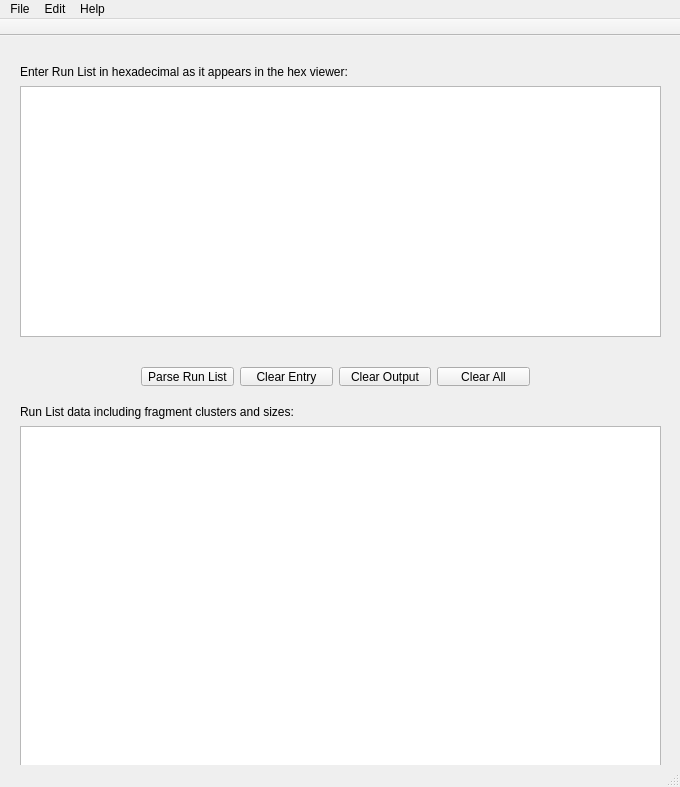
<?xml version="1.0" encoding="UTF-8"?>
<ui version="4.0">
 <class>MainWindow</class>
 <widget class="QMainWindow" name="MainWindow">
  <property name="geometry">
   <rect>
    <x>0</x>
    <y>0</y>
    <width>680</width>
    <height>787</height>
   </rect>
  </property>
  <property name="windowTitle">
   <string>Run List Parser v 3.0</string>
  </property>
  <widget class="QWidget" name="centralWidget">
   <widget class="QLabel" name="label">
    <property name="geometry">
     <rect>
      <x>20</x>
      <y>20</y>
      <width>411</width>
      <height>31</height>
     </rect>
    </property>
    <property name="styleSheet">
     <string notr="true">font: 11pt &quot;MS Shell Dlg 2&quot;;</string>
    </property>
    <property name="text">
     <string>Enter Run List in hexadecimal as it appears in the hex viewer:</string>
    </property>
   </widget>
   <widget class="QTextEdit" name="textEdit">
    <property name="geometry">
     <rect>
      <x>20</x>
      <y>50</y>
      <width>641</width>
      <height>251</height>
     </rect>
    </property>
   </widget>
   <widget class="QTextEdit" name="textEdit_2">
    <property name="geometry">
     <rect>
      <x>20</x>
      <y>390</y>
      <width>641</width>
      <height>341</height>
     </rect>
    </property>
    <property name="readOnly">
     <bool>false</bool>
    </property>
    <property name="html">
     <string>&lt;!DOCTYPE HTML PUBLIC &quot;-//W3C//DTD HTML 4.0//EN&quot; &quot;http://www.w3.org/TR/REC-html40/strict.dtd&quot;&gt;
&lt;html&gt;&lt;head&gt;&lt;meta name=&quot;qrichtext&quot; content=&quot;1&quot; /&gt;&lt;style type=&quot;text/css&quot;&gt;
p, li { white-space: pre-wrap; }
&lt;/style&gt;&lt;/head&gt;&lt;body style=&quot; font-family:'MS Shell Dlg 2'; font-size:8.25pt; font-weight:400; font-style:normal;&quot;&gt;
&lt;p style=&quot;-qt-paragraph-type:empty; margin-top:0px; margin-bottom:0px; margin-left:0px; margin-right:0px; -qt-block-indent:0; text-indent:0px;&quot;&gt;&lt;br /&gt;&lt;/p&gt;&lt;/body&gt;&lt;/html&gt;</string>
    </property>
    <property name="textInteractionFlags">
     <set>Qt::LinksAccessibleByKeyboard|Qt::LinksAccessibleByMouse|Qt::TextBrowserInteraction|Qt::TextEditable|Qt::TextEditorInteraction|Qt::TextSelectableByKeyboard|Qt::TextSelectableByMouse</set>
    </property>
   </widget>
   <widget class="QLabel" name="label_2">
    <property name="geometry">
     <rect>
      <x>20</x>
      <y>365</y>
      <width>341</width>
      <height>21</height>
     </rect>
    </property>
    <property name="styleSheet">
     <string notr="true">font: 11pt &quot;MS Shell Dlg 2&quot;;</string>
    </property>
    <property name="text">
     <string>Run List data including fragment clusters and sizes:</string>
    </property>
   </widget>
   <widget class="QWidget" name="layoutWidget">
    <property name="geometry">
     <rect>
      <x>130</x>
      <y>320</y>
      <width>411</width>
      <height>41</height>
     </rect>
    </property>
    <layout class="QHBoxLayout" name="horizontalLayout">
     <item>
      <widget class="QPushButton" name="parseRunListButton">
       <property name="styleSheet">
        <string notr="true">font: 10pt &quot;MS Shell Dlg 2&quot;;</string>
       </property>
       <property name="text">
        <string>Parse Run List</string>
       </property>
      </widget>
     </item>
     <item>
      <widget class="QPushButton" name="pushButton_2">
       <property name="styleSheet">
        <string notr="true">font: 10pt &quot;MS Shell Dlg 2&quot;;</string>
       </property>
       <property name="text">
        <string>Clear Entry</string>
       </property>
      </widget>
     </item>
     <item>
      <widget class="QPushButton" name="pushButton_4">
       <property name="styleSheet">
        <string notr="true">font: 10pt &quot;MS Shell Dlg 2&quot;;</string>
       </property>
       <property name="text">
        <string>Clear Output</string>
       </property>
      </widget>
     </item>
     <item>
      <widget class="QPushButton" name="pushButton_3">
       <property name="styleSheet">
        <string notr="true">font: 10pt &quot;MS Shell Dlg 2&quot;;</string>
       </property>
       <property name="text">
        <string>Clear All</string>
       </property>
      </widget>
     </item>
    </layout>
   </widget>
  </widget>
  <widget class="QMenuBar" name="menuBar">
   <property name="geometry">
    <rect>
     <x>0</x>
     <y>0</y>
     <width>680</width>
     <height>21</height>
    </rect>
   </property>
   <widget class="QMenu" name="menuRun_List_Parser_V3_0">
    <property name="title">
     <string>File</string>
    </property>
    <addaction name="actionOpen"/>
    <addaction name="actionSave"/>
    <addaction name="actionExit"/>
    <addaction name="separator"/>
    <addaction name="actionParse_Run_List"/>
    <addaction name="separator"/>
   </widget>
   <widget class="QMenu" name="menuEdit">
    <property name="title">
     <string>Edit</string>
    </property>
    <addaction name="actionClear_Entry"/>
    <addaction name="actionClear_Output"/>
    <addaction name="actionClear_All"/>
    <addaction name="separator"/>
   </widget>
   <widget class="QMenu" name="menuAbout">
    <property name="title">
     <string>Help</string>
    </property>
    <addaction name="actionInstructions"/>
    <addaction name="actionAbout"/>
   </widget>
   <addaction name="menuRun_List_Parser_V3_0"/>
   <addaction name="menuEdit"/>
   <addaction name="menuAbout"/>
  </widget>
  <widget class="QToolBar" name="mainToolBar">
   <property name="enabled">
    <bool>false</bool>
   </property>
   <property name="movable">
    <bool>false</bool>
   </property>
   <attribute name="toolBarArea">
    <enum>TopToolBarArea</enum>
   </attribute>
   <attribute name="toolBarBreak">
    <bool>false</bool>
   </attribute>
  </widget>
  <widget class="QStatusBar" name="statusBar"/>
  <action name="actionOpen">
   <property name="text">
    <string>Open</string>
   </property>
  </action>
  <action name="actionSave">
   <property name="text">
    <string>Save</string>
   </property>
  </action>
  <action name="actionExit">
   <property name="text">
    <string>Exit</string>
   </property>
  </action>
  <action name="actionInstructions">
   <property name="text">
    <string>Instructions</string>
   </property>
  </action>
  <action name="actionAbout">
   <property name="text">
    <string>About</string>
   </property>
  </action>
  <action name="actionCut">
   <property name="text">
    <string>Cut</string>
   </property>
  </action>
  <action name="actionCopy">
   <property name="text">
    <string>Copy</string>
   </property>
  </action>
  <action name="actionPaste">
   <property name="text">
    <string>Paste</string>
   </property>
  </action>
  <action name="actionClear_Entry">
   <property name="text">
    <string>Clear Entry</string>
   </property>
  </action>
  <action name="actionClear_Output">
   <property name="text">
    <string>Clear Output</string>
   </property>
  </action>
  <action name="actionClear_All">
   <property name="text">
    <string>Clear All</string>
   </property>
  </action>
  <action name="actionParse_Run_List">
   <property name="text">
    <string>Parse Run List</string>
   </property>
  </action>
  <action name="action_5">
   <property name="text">
    <string/>
   </property>
  </action>
 </widget>
 <layoutdefault spacing="6" margin="11"/>
 <resources/>
 <connections>
  <connection>
   <sender>actionExit</sender>
   <signal>triggered()</signal>
   <receiver>MainWindow</receiver>
   <slot>close()</slot>
   <hints>
    <hint type="sourcelabel">
     <x>-1</x>
     <y>-1</y>
    </hint>
    <hint type="destinationlabel">
     <x>339</x>
     <y>394</y>
    </hint>
   </hints>
  </connection>
  <connection>
   <sender>pushButton_2</sender>
   <signal>clicked()</signal>
   <receiver>textEdit</receiver>
   <slot>clear()</slot>
   <hints>
    <hint type="sourcelabel">
     <x>321</x>
     <y>377</y>
    </hint>
    <hint type="destinationlabel">
     <x>319</x>
     <y>292</y>
    </hint>
   </hints>
  </connection>
  <connection>
   <sender>pushButton_3</sender>
   <signal>clicked()</signal>
   <receiver>textEdit</receiver>
   <slot>clear()</slot>
   <hints>
    <hint type="sourcelabel">
     <x>465</x>
     <y>369</y>
    </hint>
    <hint type="destinationlabel">
     <x>429</x>
     <y>323</y>
    </hint>
   </hints>
  </connection>
  <connection>
   <sender>pushButton_3</sender>
   <signal>clicked()</signal>
   <receiver>textEdit_2</receiver>
   <slot>clear()</slot>
   <hints>
    <hint type="sourcelabel">
     <x>481</x>
     <y>371</y>
    </hint>
    <hint type="destinationlabel">
     <x>445</x>
     <y>444</y>
    </hint>
   </hints>
  </connection>
  <connection>
   <sender>actionClear_Entry</sender>
   <signal>triggered()</signal>
   <receiver>textEdit</receiver>
   <slot>clear()</slot>
   <hints>
    <hint type="sourcelabel">
     <x>-1</x>
     <y>-1</y>
    </hint>
    <hint type="destinationlabel">
     <x>340</x>
     <y>208</y>
    </hint>
   </hints>
  </connection>
  <connection>
   <sender>actionClear_Output</sender>
   <signal>triggered()</signal>
   <receiver>textEdit_2</receiver>
   <slot>clear()</slot>
   <hints>
    <hint type="sourcelabel">
     <x>-1</x>
     <y>-1</y>
    </hint>
    <hint type="destinationlabel">
     <x>340</x>
     <y>593</y>
    </hint>
   </hints>
  </connection>
  <connection>
   <sender>actionClear_All</sender>
   <signal>triggered()</signal>
   <receiver>textEdit</receiver>
   <slot>clear()</slot>
   <hints>
    <hint type="sourcelabel">
     <x>-1</x>
     <y>-1</y>
    </hint>
    <hint type="destinationlabel">
     <x>340</x>
     <y>208</y>
    </hint>
   </hints>
  </connection>
  <connection>
   <sender>actionClear_All</sender>
   <signal>triggered()</signal>
   <receiver>textEdit_2</receiver>
   <slot>clear()</slot>
   <hints>
    <hint type="sourcelabel">
     <x>-1</x>
     <y>-1</y>
    </hint>
    <hint type="destinationlabel">
     <x>340</x>
     <y>593</y>
    </hint>
   </hints>
  </connection>
  <connection>
   <sender>pushButton_4</sender>
   <signal>clicked()</signal>
   <receiver>textEdit_2</receiver>
   <slot>clear()</slot>
   <hints>
    <hint type="sourcelabel">
     <x>382</x>
     <y>376</y>
    </hint>
    <hint type="destinationlabel">
     <x>380</x>
     <y>437</y>
    </hint>
   </hints>
  </connection>
 </connections>
</ui>
